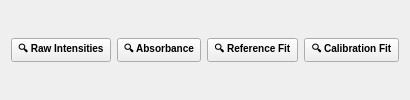
              <widget class="QWidget" name="cal_det2_tab">
               <attribute name="title">
                <string>Detector 2</string>
               </attribute>
               <layout class="QVBoxLayout" name="cal_det2_layout">
                <item>
                 <layout class="QHBoxLayout" name="cal_det2_pop_layout">
                  <item>
                   <widget class="QPushButton" name="cal_det2_btn_pop_raw">
                    <property name="text"><string>🔍 Raw Intensities</string></property>
                    <property name="styleSheet"><string notr="true">font-size: 10px; font-weight: bold; padding: 2px 6px;</string></property>
                   </widget>
                  </item>
                  <item>
                   <widget class="QPushButton" name="cal_det2_btn_pop_abs">
                    <property name="text"><string>🔍 Absorbance</string></property>
                    <property name="styleSheet"><string notr="true">font-size: 10px; font-weight: bold; padding: 2px 6px;</string></property>
                   </widget>
                  </item>
                  <item>
                   <widget class="QPushButton" name="cal_det2_btn_pop_ref">
                    <property name="text"><string>🔍 Reference Fit</string></property>
                    <property name="styleSheet"><string notr="true">font-size: 10px; font-weight: bold; padding: 2px 6px;</string></property>
                   </widget>
                  </item>
                  <item>
                   <widget class="QPushButton" name="cal_det2_btn_pop_fit">
                    <property name="text"><string>🔍 Calibration Fit</string></property>
                    <property name="styleSheet"><string notr="true">font-size: 10px; font-weight: bold; padding: 2px 6px;</string></property>
                   </widget>
                  </item>
                 </layout>
                </item>
               </layout>
              </widget>
